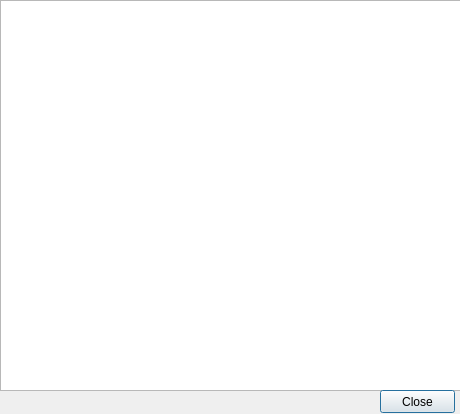
<?xml version="1.0" encoding="UTF-8"?>
<ui version="4.0">
 <class>text_Dialog</class>
 <widget class="QDialog" name="text_Dialog">
  <property name="geometry">
   <rect>
    <x>0</x>
    <y>0</y>
    <width>460</width>
    <height>414</height>
   </rect>
  </property>
  <property name="windowTitle">
   <string>Dialog</string>
  </property>
  <widget class="QTextEdit" name="textEdit">
   <property name="geometry">
    <rect>
     <x>0</x>
     <y>0</y>
     <width>461</width>
     <height>391</height>
    </rect>
   </property>
  </widget>
  <widget class="QPushButton" name="pushButton">
   <property name="geometry">
    <rect>
     <x>380</x>
     <y>390</y>
     <width>75</width>
     <height>23</height>
    </rect>
   </property>
   <property name="text">
    <string>Close</string>
   </property>
  </widget>
 </widget>
 <resources/>
 <connections/>
</ui>
